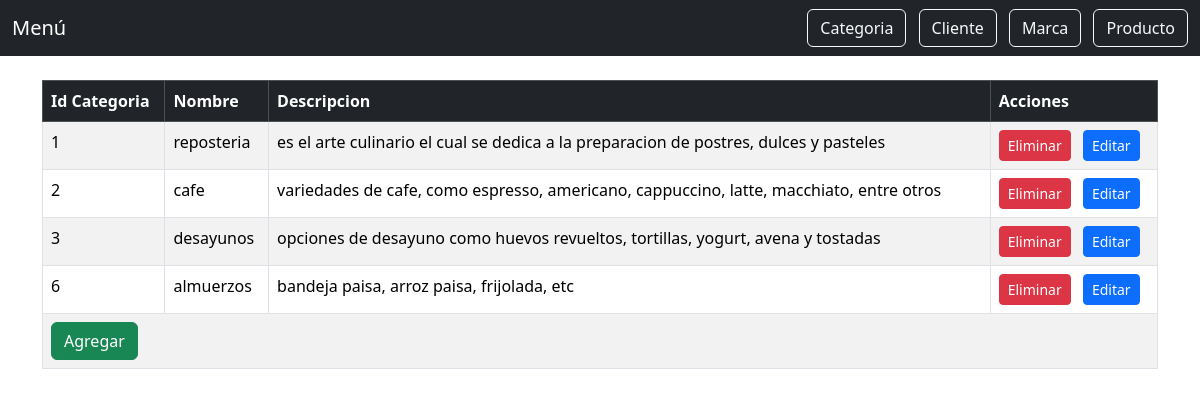
Screenshot of /index.php?vista=categoria with the database file from the repository.
### tables this page shows
CREATE TABLE `categoria` (
  `id_categoria` int(11) NOT NULL,
  `nombre` varchar(150) NOT NULL,
  `descripcion` varchar(150) NOT NULL
);

### model/categoria.php (called while the page is built, shortened)
<?php
    class Categoria{
        private $conexion;
        public function __construct($conexion){
            $this->conexion = $conexion;
        }
        public function consultar(){
            $sql = "SELECT * FROM categoria ORDER BY id_categoria";
            $resultado = mysqli_query($this->conexion, $sql) or die ("Error al consultar los datos");
            $row = [];
            if($resultado->num_rows > 0) {
                $row = $resultado->fetch_all(MYSQLI_ASSOC);
            }
            return $row;
        }
    }

### view/categoria.php (the view, shortened to what this page needs)
<?php $categoria = new Categoria($conn); ?>
<div class="container mt-4">
    <table class="table table-bordered table-striped">
        <thead class="table-dark">
            <tr>
                <th>Id Categoria</th>
                <th>Nombre</th>
                <th>Descripcion</th>
                <th>Acciones</th>
            </tr>
        </thead>
        <tbody>
        <?php
        $j = 0;
        foreach ($categoria->consultar() as $key => $value) {
            echo '<tr>';
            echo '<td>' . $value['id_categoria'] . '</td>';
            echo '<td>' .  $value['nombre'] . '</td>';
            echo '<td>' . $value['descripcion'] . '</td>';
            echo '<td>
                    <a href="index.php?vista=categoria&&accion=eliminar&&id=' . $value['id_categoria'] . '" class="btn btn-danger btn-sm me-2">Eliminar</a>
                    <a href="index.php?vista=categoria&&accion=editar&&id=' . $value['id_categoria'] . '&&id_local='.$j.'" class="btn btn-primary btn-sm">Editar</a>
                  </td>';
            echo '</tr>';
            $j++;
        }
        ?>
        <tr>
            <td colspan="4">
                <a href="index.php?vista=categoria&&accion=agregar" class="btn btn-success">Agregar</a>
            </td>
        </tr>
        </tbody>
    </table>
</div>

### index.php (shortened to what this page needs)
<?php
require_once('model/categoria.php');
require_once('controller/conexion.php');
require_once('controller/categoria.php');
?>
<!DOCTYPE html>
<html lang="en">
<head>
    <link href="https://cdn.jsdelivr.net/npm/bootstrap@5.3.6/dist/css/bootstrap.min.css" rel="stylesheet">
</head>
<body>
    <nav class="navbar navbar-expand-lg navbar-dark bg-dark mb-4">
        <div class="container-fluid">
            <a class="navbar-brand" href="#">Menú</a>
            <div>
                <a href="index.php?vista=categoria" class="btn btn-outline-light me-2">Categoria</a>
                <a href="index.php?vista=cliente" class="btn btn-outline-light me-2">Cliente</a>
                <a href="index.php?vista=marca" class="btn btn-outline-light me-2">Marca</a>
                <a href="index.php?vista=producto" class="btn btn-outline-light">Producto</a>
            </div>
        </div>
    </nav>
    <?php
    if(isset($_GET['vista'])){
        switch ($_GET['vista']) {
            case 'categoria':
                require_once('view/categoria.php');
            break;
        }
    }
    ?>
</body>
</html>

### rows the page displays
categoria: id_categoria "1", nombre "reposteria", descripcion "es el arte culinario el cual se dedica a la preparacion de postres, dulces y pasteles"
categoria: id_categoria "2", nombre "cafe", descripcion "variedades de cafe, como espresso, americano, cappuccino, latte, macchiato, entre otros"
categoria: id_categoria "3", nombre "desayunos", descripcion "opciones de desayuno como huevos revueltos, tortillas, yogurt, avena y tostadas"
categoria: id_categoria "6", nombre "almuerzos", descripcion "bandeja paisa, arroz paisa, frijolada, etc"
